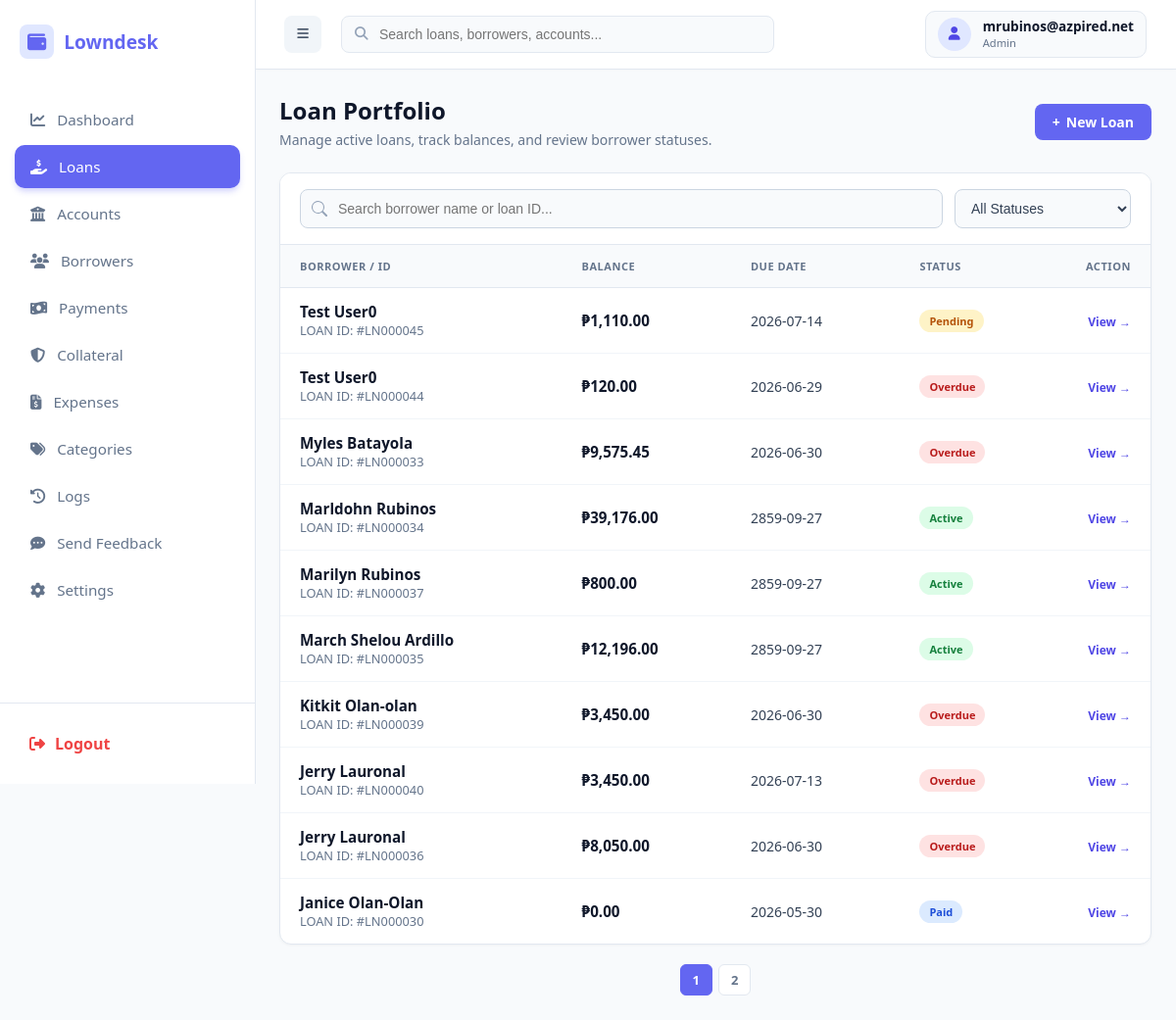
/public/index.php?url=loan/index (signed in), run on an earlier commit of the app's database.
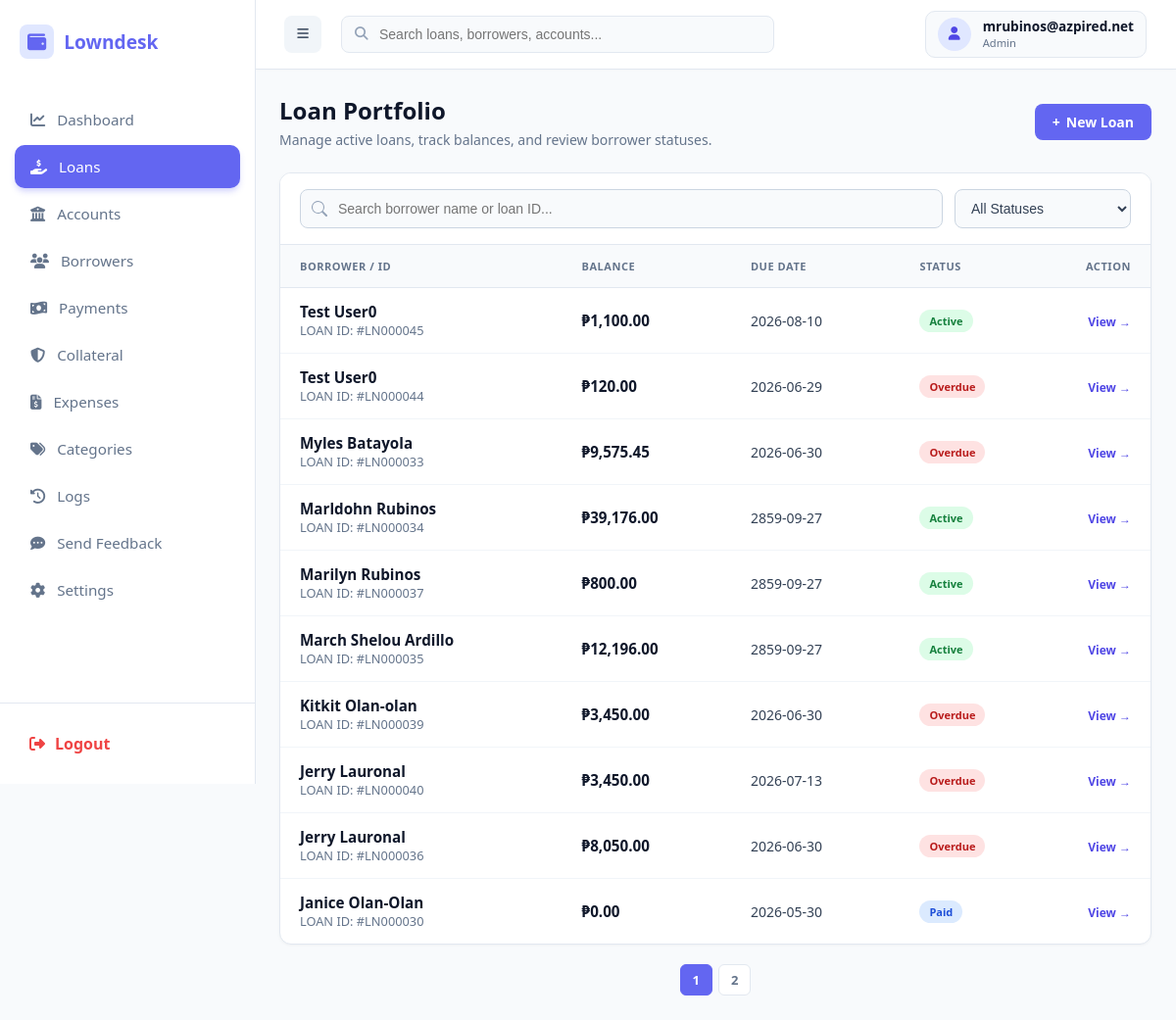
And on a later commit of the database.
### tables this page shows
CREATE TABLE `loans` (
  `id` int(11) NOT NULL,
  `company_id` int(11) NOT NULL,
  `account_id` int(11) DEFAULT NULL,
  `borrower_id` int(11) NOT NULL,
  `amount` decimal(12,2) NOT NULL,
  `interest_rate` decimal(5,2) NOT NULL,
  `total_payable` decimal(12,2) NOT NULL,
  `status` varchar(30) DEFAULT 'pending',
  `released_date` date DEFAULT NULL,
  `due_date` date NOT NULL,
  `created_at` timestamp NOT NULL DEFAULT current_timestamp(),
  `term_months` int(11) DEFAULT NULL,
  `notes` text DEFAULT NULL,
  `term_type` varchar(20) DEFAULT 'month',
  `fee` decimal(15,2) DEFAULT 0.00,
  `category_id` int(11) DEFAULT NULL,
  `loan_type` varchar(255) NOT NULL
);

CREATE TABLE `borrowers` (
  `id` int(11) NOT NULL,
  `company_id` int(11) NOT NULL,
  `first_name` varchar(100) NOT NULL,
  `middle_name` varchar(100) DEFAULT NULL,
  `last_name` varchar(100) NOT NULL,
  `gender` varchar(20) DEFAULT NULL,
  `birthdate` date DEFAULT NULL,
  `phone` varchar(30) NOT NULL,
  `email` varchar(100) DEFAULT NULL,
  `address` text NOT NULL,
  `valid_id` varchar(150) DEFAULT NULL,
  `status` tinyint(1) DEFAULT 1,
  `created_at` timestamp NOT NULL DEFAULT current_timestamp(),
  `occupation` text DEFAULT NULL
);

### app/controllers/LoanController.php (called while the page is built, shortened)
<?php
require_once __DIR__ . '/../models/Payment.php';
class LoanController {
public function index() {
    $loanModel = new Loan();
    $paymentModel = new Payment();
    $db = $loanModel->getDb();
    $company_id = $_SESSION['user']['company_id'];
    $status = $_GET['status'] ?? '';
    $page = isset($_GET['page']) ? (int)$_GET['page'] : 1;
    $limit = 10;
    $sql = "SELECT l.*, b.first_name, b.last_name
            FROM loans l
            JOIN borrowers b ON l.borrower_id = b.id
            WHERE l.company_id = ? ORDER BY l.created_at DESC";
    $params = [$company_id];
    $stmt = $db->prepare($sql);
    $stmt->execute($params);
    $allLoans = $stmt->fetchAll(PDO::FETCH_ASSOC);
    $filteredLoans = [];
    foreach ($allLoans as $loan) {
        $totalPaid = $paymentModel->getTotalPaidByLoanId($loan['id']);
        $loan['remaining_balance'] = (float)($loan['total_payable'] - $totalPaid);
        $loan['display_status'] = $this->calculateLoanStatus($loan);
        if (empty($status) || $loan['display_status'] === $status) {
            $filteredLoans[] = $loan;
        }
    }
    $sort = $_GET['sort'] ?? 'created_at';
$order = ($_GET['order'] ?? 'DESC');
usort($filteredLoans, function($a, $b) use ($sort, $order) {
    if ($sort === 'remaining_balance') {
        $cmp = $a['remaining_balance'] <=> $b['remaining_balance'];
    } elseif ($sort === 'due_date') {
        $cmp = strcmp($a['due_date'], $b['due_date']);
    } else {
        $cmp = strcmp($a['first_name'], $b['first_name']);
    }
    return ($order === 'DESC') ? -$cmp : $cmp;
});
    $offset = ($page - 1) * $limit;
$loans = array_slice($filteredLoans, $offset, $limit);
    require_once __DIR__ . '/../views/admin/loans/index.php';
}
private function calculateLoanStatus($loan) {
    if ($loan['status'] === 'Pending') return 'Pending';
    if ($loan['status'] === 'Approved') {
        if (isset($loan['remaining_balance']) && $loan['remaining_balance'] <= 0) {
            return 'Paid';
        }
        if (strtotime($loan['due_date']) < time()) {
            return 'Overdue';
        }
        return 'Active';
    }
    return 'Pending';
}
}

### public/index.php (called while the page is built, shortened)
<?php
require_once __DIR__ . "/../app/core/Database.php";
require_once __DIR__ . "/../app/core/Model.php";
$init = new App();

### app/core/Database.php (called while the page is built)
<?php
class Database {
    private static $host = "localhost";
    private static $port = "3306";
    private static $db   = "loan_saas_db";
    private static $user = "root";
    private static $pass = "";
    public static function getConnection() {
        try {
            $conn = new PDO(
                "mysql:host=" . self::$host . ";port=" . self::$port . ";dbname=" . self::$db,
                self::$user,
                self::$pass
            );
            $conn->setAttribute(PDO::ATTR_ERRMODE, PDO::ERRMODE_EXCEPTION);
            $conn->setAttribute(PDO::ATTR_DEFAULT_FETCH_MODE, PDO::FETCH_ASSOC);
            return $conn;
        } catch (Exception $e) {
            die("Database connection failed: " . $e->getMessage());
        }
    }
}

### app/core/Model.php (called while the page is built, shortened)
<?php
require_once __DIR__ . "/Database.php";
class Model {
    public function __construct() {
        $this->conn = Database::getConnection();
    }
}

### app/models/Payment.php (called while the page is built, shortened)
<?php
require_once __DIR__ . '/../core/Model.php';
class Payment extends Model {
    public function getTotalPaidByLoanId($loan_id) {
        $stmt = $this->conn->prepare("SELECT SUM(amount) as total FROM payments WHERE loan_id = ?");
        $stmt->execute([$loan_id]);
        $result = $stmt->fetch(PDO::FETCH_ASSOC);
        return $result['total'] ?? 0;
    }
}

### app/views/admin/loans/index.php (the view, shortened to what the changed rows need)
<?php require_once dirname(__DIR__, 2) . '/layouts/header.php'; ?>
<div class="loan-portfolio-container">
    <div class="table-card">
        <?php if (empty($loans)): ?>
            <div style="padding:40px; text-align:center; color:#94a3b8; font-size:0.9rem;">No loans found matching your criteria.</div>
        <?php else:
            $statusClasses = [
                'Active'   => 'badge-active',
                'Overdue'  => 'badge-overdue',
                'Pending'  => 'badge-pending',
                'Paid'     => 'badge-paid',
                'Rejected' => 'badge-rejected'
            ];
            foreach ($loans as $loan):
                $badgeClass = $statusClasses[$loan['display_status']] ?? 'badge-rejected';
                $dueDate = (!empty($loan['due_date']) && $loan['due_date'] !== '0000-00-00' && strtotime($loan['due_date']) > 0)
                    ? htmlspecialchars($loan['due_date'])
                    : '—';
        ?>
            <div class="loan-row">
                <div style="display: flex; flex-direction: column;">
                    <span style="font-weight: 700; color: #0f172a; font-size: 0.95rem;"><?= htmlspecialchars($loan['first_name'] . ' ' . $loan['last_name']) ?></span>
                    <span style="font-size: 0.8rem; color: #64748b;">LOAN ID: #LN<?= str_pad($loan['id'], 6, '0', STR_PAD_LEFT) ?></span>
                </div>
                <div style="font-weight: 700; color: #0f172a; font-size: 0.95rem;">₱<?= number_format($loan['remaining_balance'], 2) ?></div>
                <div style="color: #334155; font-size: 0.875rem;"><?= $dueDate ?></div>
                <div>
                    <span class="badge-status <?= $badgeClass ?>"><?= htmlspecialchars($loan['display_status']) ?></span>
                </div>
                <div style="text-align:right;">
                    <a href="/loansaas/public/index.php?url=loan/details&id=<?= $loan['id'] ?>" class="btn-view">View →</a>
                </div>
            </div>
        <?php endforeach; endif; ?>
    </div>
</div>
<?php require_once dirname(__DIR__, 2) . '/layouts/footer.php'; ?>

What changed in the data, as far as the page shows it:
changed loans "000045": total_payable "1,110.00" → "1,100.00"; due_date "2026-07-14" → "2026-08-10"; status "Pending" → "Active"
